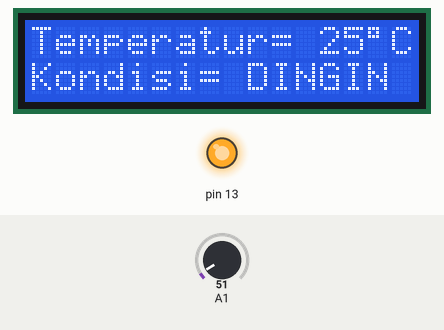
Recording of a sketch running on a simulated Arduino Uno, built with avr-gcc and run on an emulated ATmega328P. Shown: 16×2 character LCD, output pins drawn as LEDs (lit = HIGH). The inputs (shaded band) are chosen by the test bench; at power-on: A1 = 51.

Above: at 3.2 s.
3.3 s: A1 set to 60
At 4.4 s:
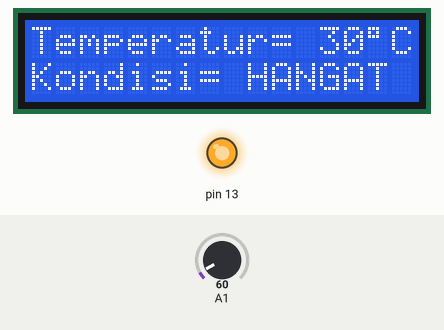
5.0 s: A1 set to 71
At 6.1 s:
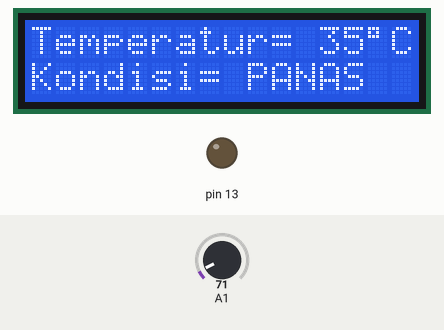
6.5 s: A1 set to 15
At 7.7 s:
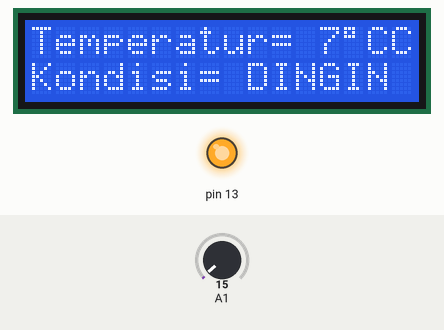
8.1 s: A1 set to 22
At 9.3 s:
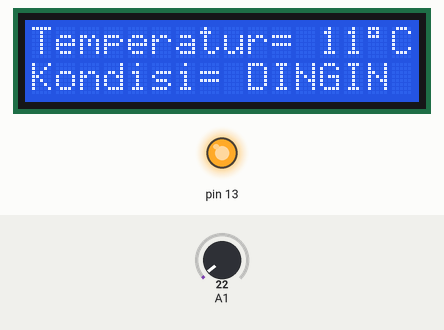
9.6 s: A1 set to 61
At 11.0 s:
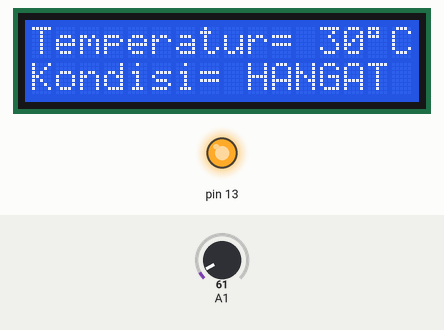
Timing chart, 0 to 12.1 s (numbered marks = the images above; inputs shaded):
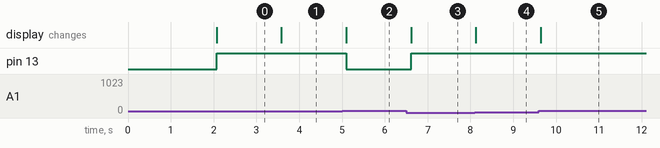

Measured:
- the behaviour switches between 59 and 60 on A1 (found by bisection; images 0 and 1)
- the behaviour switches between 19 and 20 on A1 (found by bisection; images 3 and 4)
- after the input at 3.3 s, the display: changes after 0.28 s (image 1)
- after the input at 5.0 s, pin 13: HIGH → LOW after 0.10 s; the display: changes after 0.10 s (image 2)
- after the input at 6.5 s, pin 13: LOW → HIGH after 0.11 s; the display: changes after 0.11 s (image 3)
- after the input at 8.1 s, the display: changes at once (image 4)
- after the input at 9.6 s, the display: changes at once (image 5)

The sketch:

INKUBATOR_10-THERMOMETER_DIGITAL_TUGAS_KONDISI_V2_HEATER.ino
```cpp
#include <LiquidCrystal.h>
LiquidCrystal lcd(2, 3, 4, 5, 6, 7);
int adc, temp;

void setup() {
  pinMode(13, OUTPUT);
  digitalWrite(13, LOW);
  lcd.begin(16, 2);
  lcd.print("Dig Thermometer");
  delay(2000);
}

void loop() {
  adc=analogRead(1);  //A1 Sensor LM35
  temp=(adc*5)/10;
  lcd.setCursor(0, 0);
  lcd.print("Temperatur= ");
  lcd.setCursor(12, 0);
  lcd.print(temp);
  lcd.print((char)223);
  lcd.print("C");
  lcd.setCursor(0, 1);
  lcd.print("Kondisi= ");
  lcd.setCursor(9, 1);
  if(temp<=29) {lcd.print("DINGIN"); digitalWrite(13, HIGH);}
  else if(temp<=31) lcd.print("HANGAT");
  else {lcd.print("PANAS "); digitalWrite(13, LOW);}
  delay(500);
}
```
